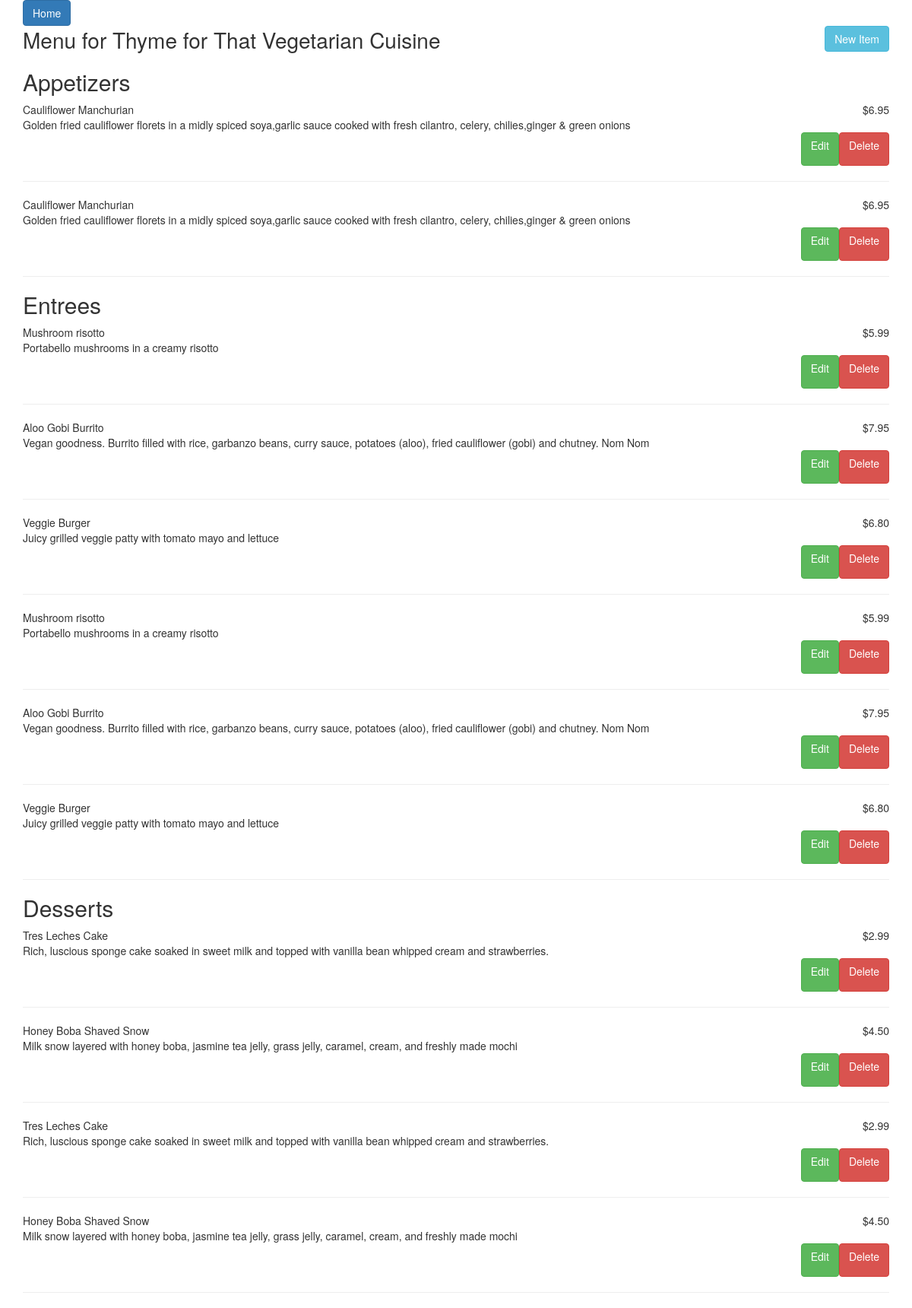
The app's page /restaurant/4/menu with its own data.
### app/models.py (models this page shows, shortened)
class Restaurant(db.Model):
    __tablename__ = 'restaurant'
    id = db.Column(db.Integer, primary_key=True)
    name = db.Column(db.String(250), nullable=False)

class MenuItem(db.Model):
    __tablename__ = 'menu_item'
    name = db.Column(db.String(80), nullable=False)
    id = db.Column(db.Integer, primary_key=True)
    description = db.Column(db.String(250))
    price = db.Column(db.String(8))
    course = db.Column(db.String(250))
    restaurant_id = db.Column(db.Integer, db.ForeignKey('restaurant.id'))
    restaurant = db.relationship(Restaurant)

### app/views.py (the view)
@app.route('/restaurant/<int:id>/menu')
def show_restaurant_menu(id):
    menu_items = MenuItem.query.filter_by(restaurant_id=id)
    appetizers = menu_items.filter_by(course="Appetizer").all()
    entrees = menu_items.filter_by(course="Entree").all()
    desserts = menu_items.filter_by(course="Dessert").all()
    beverages = menu_items.filter_by(course="Beverage").all()
    restaurant_name = Restaurant.query.filter_by(id=id).first().name
    return render_template('show_restaurant_menu.html',
                           appetizers=appetizers,
                           entrees=entrees,
                           desserts=desserts,
                           beverages=beverages,
                           restaurant_id=id,
                           restaurant_name=restaurant_name)

### app/templates/show_restaurant_menu.html (shortened to what this page needs)
{% extends 'base.html' %}
{% block content %}
<div class="row">
    <div class="col-md-6">
        <h1 class="text-left">Menu for {{ restaurant_name }}</h1>
    </div>
    <div class="col-md-6">
        <a class="btn btn-info pull-right" href={{ url_for('new_menu_item', id=restaurant_id) }}>New Item</a>
    </div>
</div>
    {% if appetizers is not none %}
        <h2>Appetizers</h2>
        {% for appetizer in appetizers %}
            <div class="row">
                <div class="col-md-6 text-left">
                    {{ appetizer.name }}
                </div>
                <div class="col-md-6 text-right">
                    {{ appetizer.price }}
                </div>
            </div>
            <div class="row">
                <div class="col-md-12">
                    {{ appetizer.description }}
                </div>
            </div>
            <div class="row">
                 <div class="col-md-12">
            <a class="btn btn-danger pull-right" href={{ url_for('delete_menu_item', id=restaurant_id, menu_id=appetizer.id) }}><p class="text-center">Delete</p></a>
            <a class="btn btn-success pull-right" href={{ url_for('edit_menu_item', id=restaurant_id, menu_id=appetizer.id) }}><p class="text-center">Edit</p></a>
        </div>
            </div>
            <hr>
        {% endfor %}
    {% endif %}
    {% if entrees is not none%}
        <h2>Entrees</h2>
        {% for entree in entrees %}
           <div class="row">
                <div class="col-md-6 text-left">
                    {{ entree.name }}
                </div>
                <div class="col-md-6 text-right">
                    {{ entree.price }}
                </div>
            </div>
            <div class="row">
                <div class="col-md-12">
                    {{ entree.description }}
                </div>
            </div>
            <div class="row">
                 <div class="col-md-12">
            <a class="btn btn-danger pull-right" id="delete-btn" href={{ url_for('delete_menu_item', id=restaurant_id, menu_id=entree.id) }}><p class="text-center">Delete</p></a>
            <a class="btn btn-success pull-right" href={{ url_for('edit_menu_item', id=restaurant_id, menu_id=entree.id) }}><p class="text-center">Edit</p></a>
        </div>
            </div>
            <hr>
        {% endfor %}
    {% endif %}
    {% if desserts %}
        <h2>Desserts</h2>
        {% for dessert in desserts %}
            <div class="row">
                <div class="col-md-6 text-left">
                    {{ dessert.name }}
                </div>
                <div class="col-md-6 text-right">
                    {{ dessert.price }}
                </div>
            </div>
            <div class="row">
                <div class="col-md-12">
                    {{ dessert.description }}
                </div>
            </div>
             <div class="row">
                 <div class="col-md-12">
            <a class="btn btn-danger pull-right" id="delete-btn" href={{ url_for('delete_menu_item', id=restaurant_id, menu_id=dessert.id) }}><p class="text-center">Delete</p></a>
            <a class="btn btn-success pull-right" href={{ url_for('edit_menu_item', id=restaurant_id, menu_id=dessert.id) }}><p class="text-center">Edit</p></a>
        </div>
            </div>
            <hr>
        {% endfor %}
    {% endif %}
{% endblock %}

### app/static/css/styles.css (style rules this page uses)
h1 { margin: 30px; font-size: 28px; line-height: 1.33; border-radius: 6px; margin: 0; }

### records on screen
Restaurant: name "Thyme for That Vegetarian Cuisine"
MenuItem: name "Cauliflower Manchurian", price "$6.95", description "Golden fried cauliflower florets in a midly spiced soya,garlic sauce cooked with fresh cilantro, celery, chilies,ginger & green onions"
MenuItem: name "Cauliflower Manchurian", price "$6.95", description "Golden fried cauliflower florets in a midly spiced soya,garlic sauce cooked with fresh cilantro, celery, chilies,ginger & green onions"
MenuItem: name "Mushroom risotto", price "$5.99", description "Portabello mushrooms in a creamy risotto"
MenuItem: name "Aloo Gobi Burrito", price "$7.95", description "Vegan goodness. Burrito filled with rice, garbanzo beans, curry sauce, potatoes (aloo), fried cauliflower (gobi) and chutney. Nom Nom"
MenuItem: name "Veggie Burger", price "$6.80", description "Juicy grilled veggie patty with tomato mayo and lettuce"
MenuItem: name "Mushroom risotto", price "$5.99", description "Portabello mushrooms in a creamy risotto"
MenuItem: name "Aloo Gobi Burrito", price "$7.95", description "Vegan goodness. Burrito filled with rice, garbanzo beans, curry sauce, potatoes (aloo), fried cauliflower (gobi) and chutney. Nom Nom"
MenuItem: name "Veggie Burger", price "$6.80", description "Juicy grilled veggie patty with tomato mayo and lettuce"
MenuItem: name "Tres Leches Cake", price "$2.99", description "Rich, luscious sponge cake soaked in sweet milk and topped with vanilla bean whipped cream and strawberries."
MenuItem: name "Honey Boba Shaved Snow", price "$4.50", description "Milk snow layered with honey boba, jasmine tea jelly, grass jelly, caramel, cream, and freshly made mochi"
MenuItem: name "Tres Leches Cake", price "$2.99", description "Rich, luscious sponge cake soaked in sweet milk and topped with vanilla bean whipped cream and strawberries."
MenuItem: name "Honey Boba Shaved Snow", price "$4.50", description "Milk snow layered with honey boba, jasmine tea jelly, grass jelly, caramel, cream, and freshly made mochi"
